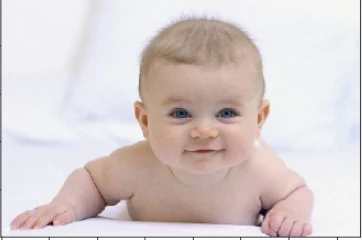
#> input picture COMP61342 Computer Vision/Practical Assignment/python_snippets/snippet_23/baby.png, 362 x 240 px
$ python snippet_23.py
#> lines starting #> are read from the running program, lines starting #| are printed output that depends on the picture; after the words box and inside, x2 and y2 are one past the last pixel; in counts of white or black regions, pixels touching at a corner belong together
# snippet_23.py
# -----------------------

"""
Python Code Snippets
Terence Morley, Department of Computer Science,
    The University of Manchester, Nov 2020

Purpose: Face detection with Viola-Jones.

Source: https://www.datacamp.com/community/tutorials/face-detection-python-opencv

Haar classifiers can be found in your OpenCV directory: opencv/data/haarcascades/
"""

import numpy as np
import cv2


# ================================================
#
def detectFaces(filename):
    # Open image
#> called with filename = 'baby.png'
    img = cv2.imread(filename)
#> img is the input picture: shape (240, 362, 3); mean B, G, R 205.8, 206.2, 216.5

    # Check for success
    if img is None:
        print('Error: failed to open', filename)
        sys.exit()

    # Classifier works on greyscale images
    grey = cv2.cvtColor(img, cv2.COLOR_BGR2GRAY)
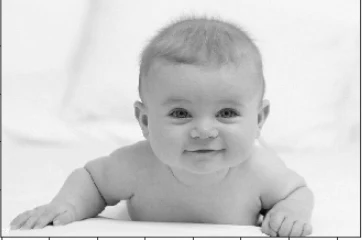
#> grey: shape (240, 362); min 7, max 255, mean 209.3

    # Create classifier.
    # More Haar classifiers can be found in your OpenCV directory:
    # opencv/data/haarcascades/
    haar_cascade_face = cv2.CascadeClassifier('haarcascade_frontalface_default.xml')

    # Detect faces
    faces_rects = haar_cascade_face.detectMultiScale(grey, scaleFactor = 1.2, minNeighbors = 5);
#> faces_rects = [[144, 63, 128, 128]]

    # Print out number of faces found
    print('Number of faces found: ', len(faces_rects))
#| Number of faces found:  1

    # Draw a rectangle around each detected face
    output = img.copy()
    for (x,y,w,h) in faces_rects:
         cv2.rectangle(output, (x, y), (x+w, y+h), (0, 255, 0), 2)
#> this loop made 1 pass
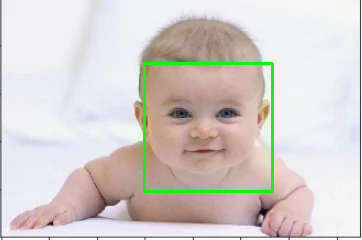
#> output: shape (240, 362, 3); 1.76% of pixels changed, all inside (x1, y1, x2, y2) = (143, 62, 274, 193)

    return output
# ================================================


# ================================================
#
if __name__ == '__main__':

    # ---------------- Image 1 -------------------
    # Detect faces in specified image file
    out = detectFaces('baby.png')

    # Save image with detected face
    outFilename = 'baby_detected_faces.png'
    print('Saving to {}'.format(outFilename))
    cv2.imwrite(outFilename, out)

    # Show results
    cv2.namedWindow('Display')
    cv2.imshow('Display', out)

    # Wait for spacebar press or escape before closing,
    # otherwise window will close without you seeing it
    while True:
        key = cv2.waitKey(1)
#> (key Esc is pressed here)
        if key == ord(' ') or key == 27:
            break

    cv2.destroyAllWindows()


    # ---------------- Image 2 -------------------
    # Detect faces in specified image file
    out = detectFaces('small_crowd.png')
#> call 2 of detectFaces, with filename = 'small_crowd.png'
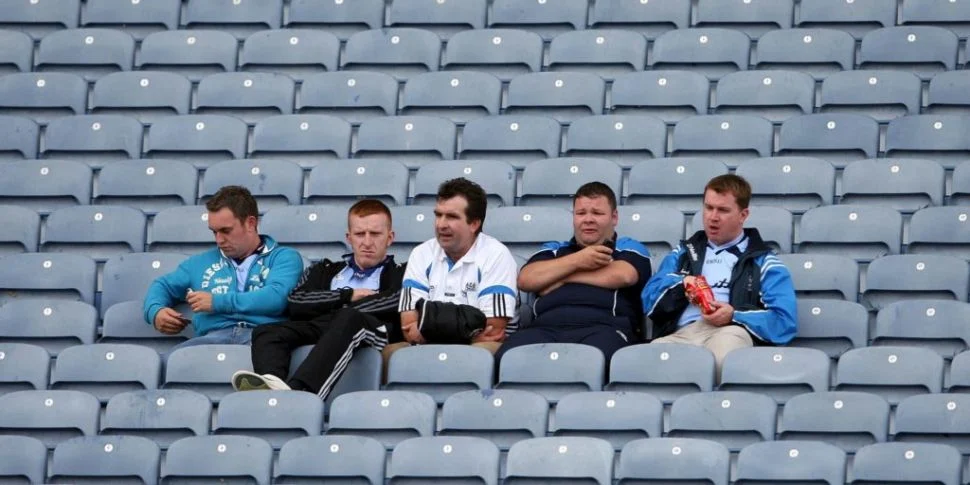
#> input picture COMP61342 Computer Vision/Practical Assignment/python_snippets/snippet_23/small_crowd.png, 970 x 485 px
#> in detectFaces, img is the input picture: shape (485, 970, 3); mean B, G, R 148.2, 131.8, 118.7
#> in detectFaces (call 2), `grey = cv2.cvtColor(img, cv2.COLOR_BGR2GRAY)`:
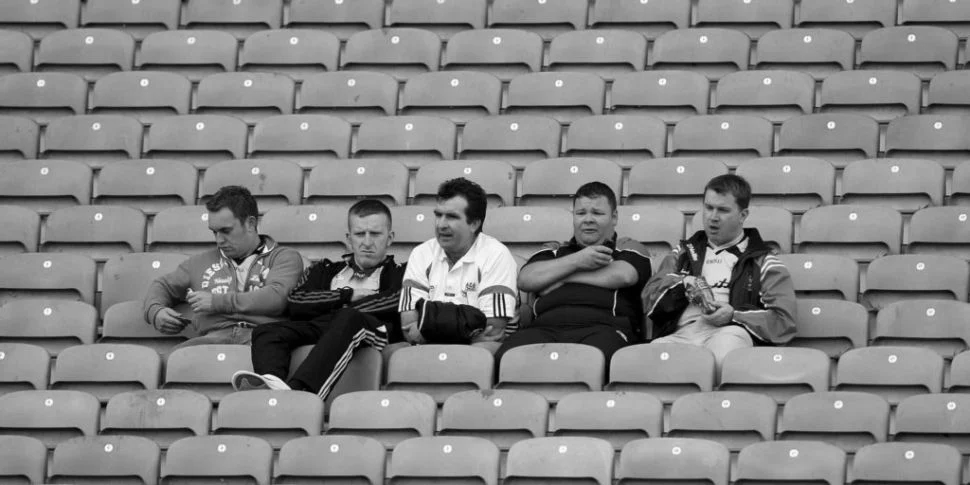
#> grey: shape (485, 970); min 0, max 255, mean 129.8
#> in detectFaces (call 2), `faces_rects = haar_cascade_face.detectMultiScale(grey, scaleFactor = 1..`: faces_rects = [[694, 191, 47, 47], [566, 194, 48, 48], [345, 217, 47, 47]]
#| Number of faces found:  3
#> the loop in detectFaces (call 2), `for (x,y,w,h) in faces_rects:` made 3 passes
#> after the loop in detectFaces (call 2), `for (x,y,w,h) in faces_rects:`:
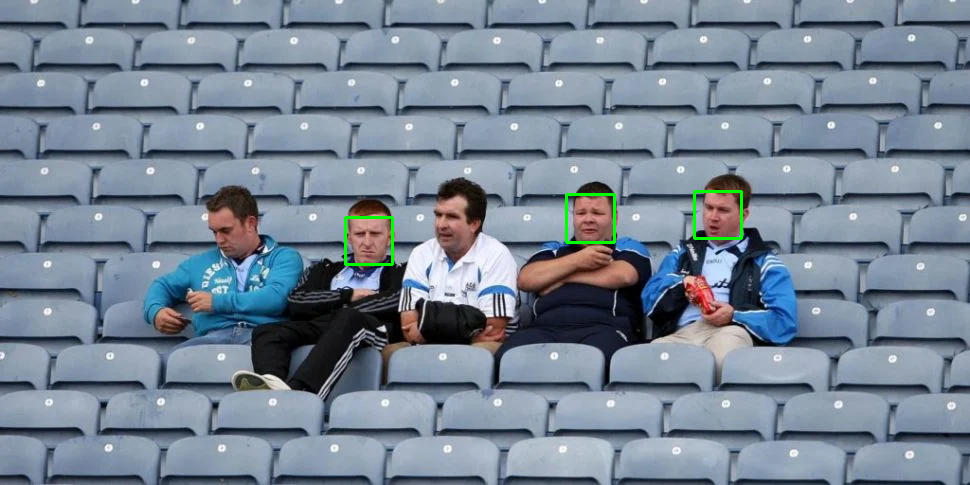
#> output: shape (485, 970, 3); 0.36% of pixels changed, all inside (x1, y1, x2, y2) = (344, 190, 743, 266)

    # Save image with detected face
    outFilename = 'small_crowd_detected_faces.png'
    print('Saving to {}'.format(outFilename))
    cv2.imwrite(outFilename, out)
